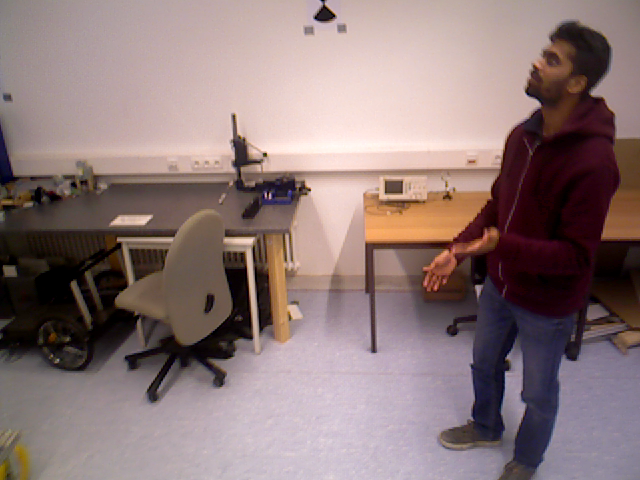
#> input picture 01_small_papers/MMM2027/figure_src/fig2_renders/input_f80.png, 640 x 480 px
$ python make_fig3_map_comparison_v5.py
#> lines starting #> are read from the running program, lines starting #| are printed output that depends on the picture
### 04_archive/MMM2027_v5_camera_ready_final_2026-10-25/figure_scripts/_figstyle_v3.py
"""Shared v3 publication style for the MRCS manuscript figures.

Differences from v2 (_figstyle.py), per VISUAL_AUDIT.md + FIGURE_PLAN_v3.md:
- no red/green pairs anywhere: directional cues use blue (good) / orange (bad);
- the diverging map is a continuous RdBu ramp with the neutral middle at grey;
- one writable PALETTE dict of roles, reused by every panel;
- default font 7 pt at LNCS text width (12.2 cm), everything vector PDF+SVG.
"""
import matplotlib as mpl
import matplotlib.pyplot as plt

CM = 1 / 2.54
TEXTWIDTH = 12.2 * CM

# ---------------------------------------------------------------- palette ----
# Role -> colour. Fixed across every panel of the paper.
C = {
    # backbone / unmodified baseline: quiet neutral grey
    "vanilla":    "#8C8C8C",
    "vanilla_lt": "#D9D9D9",
    # our two configurations: one hue, two values
    "maskfree":   "#5B92C8",   # lighter blue
    "combined":   "#1F5C99",   # deep blue
    # the controlled counterpart consuming the same flow (warm = "not ours")
    "naive":      "#D9822B",
    # prior-work reference
    "prior":      "#8E6BA6",
    # directional semantics (colour-blind safe pair, NO red/green opposition)
    "good":       "#1F5C99",   # blue  = better / positive
    "bad":        "#C46A3B",   # orange = worse / negative
    # structural greys
    "ink":        "#262626",
    "rule":       "#BFBFBF",
    "panel_bg":   "#F7F7F7",
    # scatter groups for the boundary figure (blue/orange safe pair)
    "redundant":  "#5B92C8",
    "necessary":  "#D9822B",
}

# diverging ramp for the regime matrix: RdBu, zero pinned to near-white grey
DIV_RAMP = ["#B2182B", "#D6604D", "#F4A582", "#EDEAE8", "#92C5DE", "#4393C3", "#2166AC"]


def apply_style(font_size=7):
    plt.rcParams["font.family"] = "sans-serif"
    plt.rcParams["font.sans-serif"] = ["Arial", "Helvetica", "DejaVu Sans", "Liberation Sans"]
    plt.rcParams["svg.fonttype"] = "none"
    mpl.rcParams.update({
        "pdf.fonttype": 42,
        "font.size": font_size,
        "axes.labelsize": font_size,
        "axes.titlesize": font_size,
        "xtick.labelsize": font_size - 0.5,
        "ytick.labelsize": font_size - 0.5,
        "legend.fontsize": font_size - 0.5,
        "axes.spines.right": False,
        "axes.spines.top": False,
        "axes.linewidth": 0.6,
        "axes.edgecolor": C["ink"],
        "xtick.major.width": 0.6,
        "ytick.major.width": 0.6,
        "xtick.major.size": 2.2,
        "ytick.major.size": 2.2,
        "legend.frameon": False,
        "grid.color": C["rule"],
        "grid.linewidth": 0.4,
        "lines.linewidth": 1.0,
        "patch.linewidth": 0.5,
    })


def panel_label(ax, label, x=-0.055, y=1.04, size=8):
    ax.text(x, y, label, transform=ax.transAxes, fontsize=size,
            fontweight="bold", color=C["ink"], ha="left", va="bottom")


def save(fig, stem, dpi=600):
    fig.savefig(f"{stem}.pdf", bbox_inches="tight", pad_inches=0.01)
    fig.savefig(f"{stem}.svg", bbox_inches="tight", pad_inches=0.01)
    fig.savefig(f"{stem}.png", dpi=dpi, bbox_inches="tight", pad_inches=0.01)
    print(f"wrote {stem}.{{pdf,svg,png}}")

### 01_small_papers/MMM2027/figure_src/scripts/make_fig3_map_comparison_v5.py
"""Fig. 3 (v5) - what each configuration bakes into the final map.

One filmstrip of five panels across the text width, instead of a 3-column grid
of two rows. At full width the old grid is 6.5 cm tall, which pushes the body
over its page budget; a single row is 2.4 cm and each panel still comes out at
2.3 cm wide, the same as the printed 3-column version (2.6 cm) once that was
scaled to 0.68\\textwidth.

The alignment problem disappears with the second row: one baseline for all five
panels, one gutter, one label strip, so every label sits at the same height and
every panel edge lines up. Titles are two-line in a fixed slot (what the panel
is, then how it reads) so the strip is even.

Order is the argument: the observed scene at frame 80, the same room at frame
400 with both movers gone, then each arm's final map rendered at frame 400 from
its own estimated pose. The backbone's map keeps the movers' ghost trails; both
RoGS-SLAM arms reconstruct the static office, mask-free without any class label.
Renders are post-hoc assets for illustration, not a benchmark metric.
"""
import matplotlib.pyplot as plt
from pathlib import Path
from matplotlib.patches import Ellipse

from scripts._figstyle_v3 import C, TEXTWIDTH, apply_style, save

apply_style(font_size=7)

FIG_ROOT = Path(__file__).resolve().parent.parent / "fig2_renders"
BAD, BAD_TX = "#C46A3B", "#8A4E17"
PANELS = [
    ("input_f80.png", "frame 80\nmovers present", "#5A5A5A"),
    ("input_f400.png", "frame 400\nmovers gone", "#5A5A5A"),
    ("vanilla_f400.png", "vanilla\nunmodified", "#5A5A5A"),
    ("maskfree_f400.png", "RoGS-SLAM mask-free\nATE 12.1 cm", C["maskfree"]),
    ("combined_f400.png", "RoGS-SLAM combined\nATE 3.1 cm", C["combined"]),
]

N = len(PANELS)
M, G = 0.006, 0.014
WP = (1 - 2 * M - (N - 1) * G) / N
IMG_CM = WP * TEXTWIDTH * 2.54 * 0.75      # 4:3 renders
LABEL_CM = 0.86
H_CM = IMG_CM + LABEL_CM

fig = plt.figure(figsize=(TEXTWIDTH, H_CM / 2.54))
HP = IMG_CM / H_CM
Y_IMG = 1.0 - HP - 0.015

for i, (name, label, col) in enumerate(PANELS):
    ax = fig.add_axes([M + i * (WP + G), Y_IMG, WP, HP])
    ax.imshow(plt.imread(FIG_ROOT / name), aspect="auto")
    ax.set_xticks([]); ax.set_yticks([])
    for sp in ax.spines.values():
        sp.set_linewidth(0.8)
        sp.set_color("#B9B9B9" if col == "#5A5A5A" else col)
    ax.set_title(label, fontsize=7.0, color=col, pad=2.5, linespacing=1.25,
                 fontweight="bold" if i > 1 else "normal")

# the one cue drawn on a render: the backbone's ghost cluster
ax = fig.axes[2]
ax.add_patch(Ellipse((0.555, 0.60), 0.34, 0.56, transform=ax.transAxes,
                     facecolor="none", edgecolor=BAD, lw=0.9,
                     linestyle=(0, (3, 2)), zorder=7))
ax.annotate("movers' ghost\ntrails baked in", xy=(0.44, 0.38),
            xytext=(0.24, 0.09), xycoords="axes fraction",
            textcoords="axes fraction", ha="center", va="center",
            fontsize=6.5, fontweight="bold", color=BAD_TX, linespacing=1.05,
            arrowprops=dict(arrowstyle="->", color=BAD, lw=0.8, shrinkA=3,
                            shrinkB=2),
            bbox=dict(boxstyle="round,pad=0.22", facecolor="white",
                      edgecolor=BAD, linewidth=0.8, alpha=0.93), zorder=8)

print(f"figure {TEXTWIDTH*2.54:.2f} x {H_CM:.2f} cm  (old 3-column grid: 6.50 cm)")
print(f"  panel {WP*TEXTWIDTH*2.54:.2f} x {IMG_CM:.2f} cm"
      f"  gutter {G*TEXTWIDTH*2.54:.2f} cm")
save(fig, "fig3_map_comparison_v5")
#> in save, `fig.savefig(f"{stem}.pdf", bbox_inches="tight", pad_inches=0.01)`:
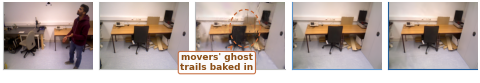
#> figure drawn by matplotlib, 5 panels
